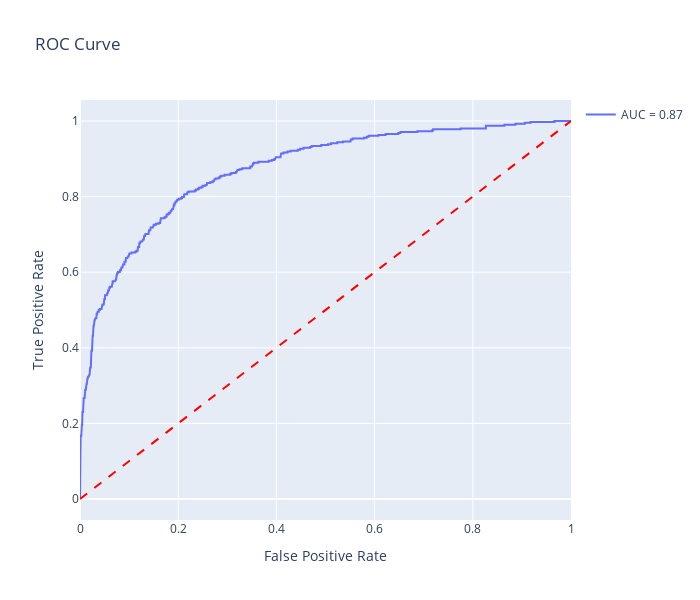

Notebook source saved alongside this figure:
### Markdown cell above
## 7 Feature engeneering
### 7.1 **Evaluating the feature importance using LightGBM Model**

#### Objectives:

1. **Comprehensive Evaluation**:
   - Use a custom `ModelEvaluator` class to calculate and display key evaluation metrics, plot the confusion matrix, and visualize the ROC curve.
2. **Key Metrics**:
   - Metrics such as precision, recall, F1 score, and AUC-ROC will help assess model performance comprehensively.
   - The confusion matrix provides a clear view of true positives, false positives, true negatives, and false negatives.
3. **Visualization**:
   - The ROC curve visually illustrates the trade-off between sensitivity and specificity.

### Code cell
# Initialize the evaluator with predictions
evaluator = ModelEvaluator(y_true=y_valid, y_pred=y_pred, y_proba=clf.predict_proba(X_valid)[:, 1])

# Display scores
evaluator.display_scores()

# Plot the confusion matrix
evaluator.plot_confusion_matrix()

# Plot the ROC curve
evaluator.plot_roc_curve()

### Figure 1 — Plotly figure (JSON) as saved in the notebook; plotly's stock layout.template omitted (floating-point values rounded to 4 significant figures; data arrays with more than 128 entries replaced by an {"elided": "..."} marker saying what was removed)
{"data": [{"mode": "lines", "name": "AUC = 0.87", "type": "scatter", "x": {"elided": "418 float values"}, "y": {"elided": "418 float values"}}, {"line": {"color": "red", "dash": "dash"}, "mode": "lines", "showlegend": false, "type": "scatter", "x": [0, 1], "y": [0, 1]}], "layout": {"autosize": false, "height": 600, "showlegend": true, "title": {"text": "ROC Curve"}, "width": 700, "xaxis": {"title": {"text": "False Positive Rate"}}, "yaxis": {"title": {"text": "True Positive Rate"}}}}
